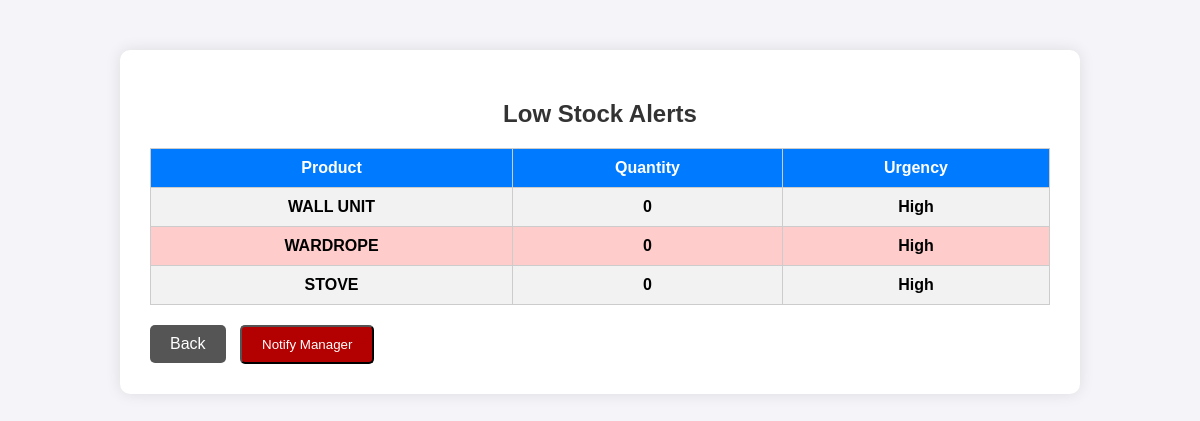
Page /low_stock.php on the committed database.
### tables this page shows
CREATE TABLE `products` (
  `ProductCode` varchar(4) NOT NULL,
  `Name` varchar(50) DEFAULT NULL,
  `Description` varchar(100) DEFAULT NULL,
  `QuantityAvailable` int(11) DEFAULT NULL,
  `SellingPrice` decimal(10,2) DEFAULT NULL,
  `Image` varchar(200) DEFAULT NULL,
  `DiscountPercentage` int(11) DEFAULT 0
);

### low_stock.php (the view, shortened to what this page needs)
<?php
include 'config.php';
$products = mysqli_query($conn,"SELECT * FROM products WHERE QuantityAvailable < 10");
$high_urgency_list = [];
if(mysqli_num_rows($products) > 0){
    while($p = mysqli_fetch_assoc($products)){
        if($p['QuantityAvailable'] < 5){
            $high_urgency_list[] = $p['Name'] . " (" . $p['QuantityAvailable'] . ")";
        }
    }
    mysqli_data_seek($products, 0);
}
?>
<!DOCTYPE html>
<html lang="en">
<head>
</head>
<body>
<div class="container">
<h2>Low Stock Alerts</h2>
<?php if(mysqli_num_rows($products) == 0): ?>
    <p>No low stock items</p>
<?php else: ?>
    <table>
        <tr>
            <th>Product</th>
            <th>Quantity</th>
            <th>Urgency</th>
        </tr>
        <?php while($p = mysqli_fetch_assoc($products)):
            $urgency = '';
            $row_class = '';
            if($p['QuantityAvailable'] < 5){
                $urgency = 'High';
                $row_class = 'low-stock';
            } elseif($p['QuantityAvailable'] < 10){
                $urgency = 'Medium';
                $row_class = 'medium-stock';
            }
        ?>
        <tr class="<?= $row_class; ?>">
            <td><?= htmlspecialchars($p['Name']); ?></td>
            <td><?= $p['QuantityAvailable']; ?></td>
            <td><?= $urgency; ?></td>
        </tr>
        <?php endwhile; ?>
    </table>
<?php endif; ?>
<a href="employee_dashboard.php" class="btn">Back</a>
<?php if(!empty($high_urgency_list)): ?>
<button class="btn notify-btn" onclick="printAlert()">Notify Manager</button>
<?php endif; ?>
</div>
</body>
</html>

### low_stock.php (style rules this page uses)
body { font-family: Arial, sans-serif; background: #f4f4f9; margin:0; padding:0; }
.container { max-width: 900px; margin:50px auto; background:#fff; padding:30px; border-radius:10px; box-shadow:0 0 15px rgba(0,0,0,0.1); }
h2 { text-align:center; margin-bottom:20px; color:#333; }
table { width:100%; border-collapse: collapse; margin-bottom:20px; }
th, td { border:1px solid #ccc; padding:10px; text-align:center; }
th { background:#007bff; color:#fff; }
tr:nth-child(even) { background:#f2f2f2; }
.low-stock { background: #ffcccc; font-weight: bold; }
.btn { display:inline-block; padding:10px 20px; background:#555; color:#fff; text-decoration:none; border-radius:5px; margin-right:10px; }
.notify-btn { background:#b30000; }

### rows in the picture
products: Name "WALL UNIT", QuantityAvailable "0", QuantityAvailable "High"
products: Name "WARDROPE", QuantityAvailable "0", QuantityAvailable "High"
products: Name "STOVE", QuantityAvailable "0", QuantityAvailable "High"
